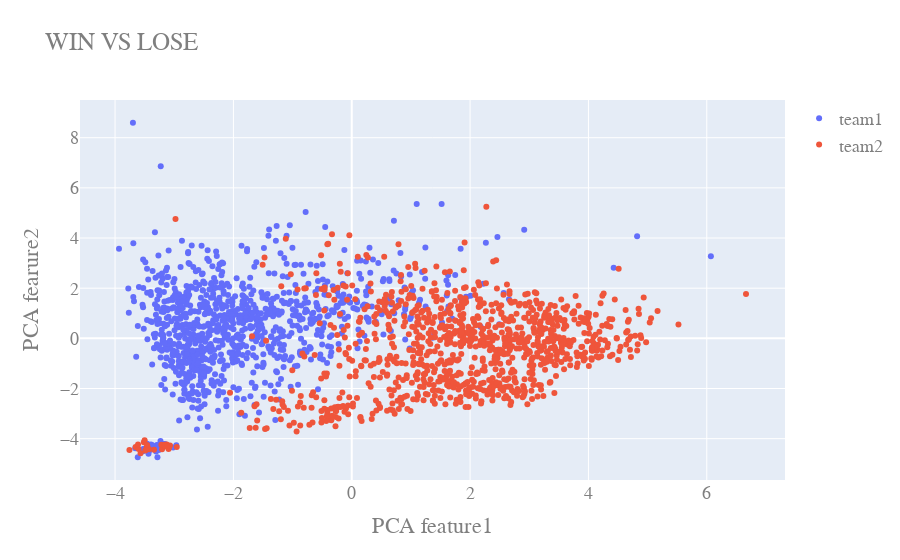

The notebook cell saved with this chart:
### Code cell
fig = go.Figure()
fig.add_trace(go.Scatter(x=X_5d[Target==1,0], y=X_5d[Target==1,1],
                     mode='markers',
                     name='team1'))
fig.add_trace(go.Scatter(x=X_5d[Target==2,0], y = X_5d[Target==2,1],
                     mode='markers',
                     name='team2'))
fig.update_layout(
    title="WIN VS LOSE",     # 主标题
    xaxis_title="PCA feature1",  # 2个坐标轴的标题
    yaxis_title="PCA fearure2",
    font=dict(
        family="Courier New, monospace",
        size=18,
        color="#7f7f7f"
    )
)
fig.show()

### Figure 1 — Plotly figure (JSON) as saved in the notebook; plotly's stock layout.template omitted (floating-point values rounded to 4 significant figures; data arrays with more than 128 entries replaced by an {"elided": "..."} marker saying what was removed)
{"data": [{"mode": "markers", "name": "team1", "type": "scatter", "x": {"elided": "994 float values"}, "y": {"elided": "994 float values"}}, {"mode": "markers", "name": "team2", "type": "scatter", "x": {"elided": "1006 float values"}, "y": {"elided": "1006 float values"}}], "layout": {"font": {"color": "#7f7f7f", "family": "Courier New, monospace", "size": 18}, "title": {"text": "WIN VS LOSE"}, "xaxis": {"title": {"text": "PCA feature1"}}, "yaxis": {"title": {"text": "PCA fearure2"}}}}
